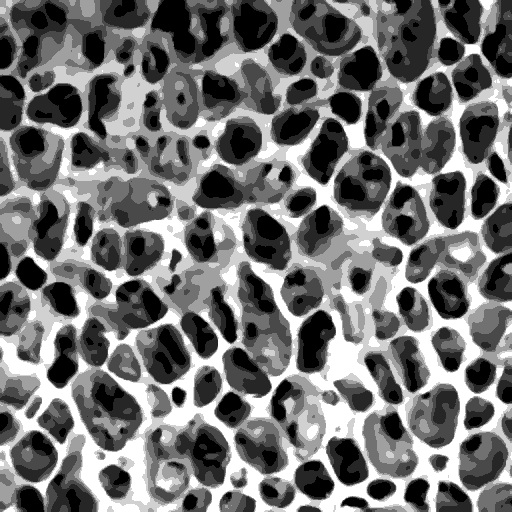
#> input picture active/Alpha-1/sample.png, 512 x 512 px
$ python main.py
#> lines starting #> are read from the running program, lines starting #| are printed output that depends on the picture
### LSM/sensors.py
import numpy as np
from sklearn.preprocessing import minmax_scale
import cv2

class Utilities:
    def __init__(self) -> None:
        pass
    # [5 lines left out: function ConvertToWave, not called in this run]
class Vision:
    def __init__(self, n_channels: int = 1, resolution: int = 256, kernel_size: int = 3) -> None:
        self.n_channels = n_channels
        self.kernel_size = kernel_size
        self.n_kernels = int(pow(resolution, 2) / pow(kernel_size, 2))
        #print(self.n_kernels)
        #raise
        self.resolution = (resolution, resolution)
        pass

    def Load(self, path):
        if self.n_channels == 1:
            grayscale_image = cv2.imread(path, cv2.IMREAD_GRAYSCALE)
            grayscale_image = cv2.resize(grayscale_image, (self.resolution))
            grayscale_image = np.float64(grayscale_image)
            return grayscale_image
        elif self.n_channels == 3:
            rgb_image = cv2.imread(path, cv2.IMREAD_COLOR)
            rgb_image = cv2.resize(rgb_image, self.resolution)
            return rgb_image

    # [5 lines left out: function KernelHandler, not called in this run]

    def ConvertToCurrent(self, image):
        image *= 255 / np.max(image)
        if self.n_channels == 1:
            image_as_current = minmax_scale(image, feature_range=(-75,-55))
        elif self.n_channels == 3:
            image_as_current = minmax_scale(image, feature_range=(-75,-55))
        return image_as_current

    def ToVector(self, image: np.ndarray):
        return image.flatten()


import pyaudio
import struct
class Audio:
    # [34 lines left out: functions __init__, ExtractFrequencyBands, not called in this run]

    def shutdown(self):
        self.stream.close()

### active/Alpha-1/main.py
import numpy as np
from tqdm import tqdm
import random
import os
import multiprocessing
import sensors
import pandas as pd
from time import process_time
class LIF:
    def __init__(self, neuron_id: str, lif_init: str = "default", trim_lim: int = 10, verbose_log: bool = False) -> None:
        self.neuron_id = neuron_id

        # Define simulation parameters
        if lif_init == "default":
            self.tau_m = np.float16(1.5)  # Membrane time constant
            self.V_reset = np.float16(-75.0)  # Reset voltage
            self.V_threshold = np.float16(-55.0)  # Spike threshold
        elif lif_init == "random":
            self.tau_m = np.float16(random.uniform(0.000001, 0.999999))  # Membrane time constant
            self.V_reset = np.float16(random.uniform(-80.0, -70.0))  # Reset voltage
            self.V_threshold = np.float16(random.uniform(-55.0, -20.0))  # Spike threshold

        self.V = list()
        self.spike_log = list()
        self.spike_bool = False
        self.trim_lim = trim_lim

        self.verbose_log = verbose_log
        self.full_spike_log = list()

        self.full_debug = []
        self.full_debug.append("INIT")

    # Define a function to update the LIF neuron's state
    def update(self, current_input: np.float16 = np.float16(0)):
        if len(self.spike_log) >= self.trim_lim:
            self.full_debug.append("TRIM: called!")
            del self.spike_log[0]

        # If the voltage log is empty, assume it is at 0.0, then perform calculation
        if len(self.V) < 1:
            self.full_debug.append("\tDelta Op: V empty, calculated with zeros")
            delta_V = (current_input - self.V_reset) / self.tau_m
            self.V.append(self.V_reset + delta_V)
        else:
            self.full_debug.append("\tDelta Op: Normal Delta Calculation")
            delta_V = (current_input - self.V[-1]) / self.tau_m
            self.V.append(self.V[-1] + delta_V)

        if self.V[-1] >= self.V_threshold:
            self.full_debug.append("\tThresh: Spike detected, setting to reset V")
            self.V[-1] = self.V_reset
            self.spike_log.append(self.V_threshold)
            self.spike_bool = True
            if self.verbose_log:
                self.full_spike_log.append(1)
        else:
            self.full_debug.append("\tThresh: No spike detected, continuing as usual")
            self.spike_log.append(self.V_threshold)
            self.spike_bool = False
            if self.verbose_log:
                self.full_spike_log.append(0)
        self.full_debug.append(f"V: {self.V[-1]}")

class WeightMatrix:
    def __init__(self, neuron_keys: int, w_init: str = "default"):
        self.neuron_keys = neuron_keys
        self.n_neurons = len(neuron_keys)
        if w_init == "default":
            self.matrix = np.zeros(shape=(self.n_neurons, self.n_neurons))+np.float16(0.5)
        elif w_init == "random":
            self.matrix = np.random.rand(self.n_neurons, self.n_neurons)
        else:
            e = "\n\n\tWeight init only takes 'zeros' or 'random'!\n\tDefault is zero.\n"
            raise Exception(e)
        self.matrix = pd.DataFrame(self.matrix, columns=neuron_keys, index=neuron_keys)
    def PrintMatrix(self):
        print(self.matrix)
        print(self.matrix.shape)

class Network:
    def __init__(self,
                 n_neurons: int,
                 audio_input: bool,
                 image_input: bool,
                 lif_init: str = "default",
                 w_init: str = "default",
                 hist_lim: int = 10,
                 verbose_logging:bool = False) -> None:

        self.stdp_lr = 0.01
        self.hebbian_lr = 0.01

        self.n_neurons = n_neurons
        self.LIFNeurons = dict()
        self.audio_input = audio_input
        self.image_input = image_input

        self.w_init = w_init
        self.weight_log = []

        self.signal_cache = dict()
        self.clear_signal_cache = False

        self.hist_lim = hist_lim
        self.lif_init = lif_init

        self.verbose_logging = verbose_logging

        self.step_debug_log = []

    def InitNetwork(self):
        if self.audio_input:
            self.audio_sensor = sensors.Audio(n_bands=32)
            n_audio_inputs = self.audio_sensor.n_bands
            for i in range(n_audio_inputs):
                self.LIFNeurons[f"Audio {i}"] = LIF(
                    i, trim_lim=self.hist_lim, lif_init = self.lif_init,
                    verbose_log=self.verbose_logging)

            for i in range(self.n_neurons):
                self.LIFNeurons[str(i)] = LIF(
                    i, trim_lim=self.hist_lim, lif_init = self.lif_init,
                    verbose_log=self.verbose_logging)
            self.n_neurons += n_audio_inputs

        elif self.image_input:
            self.image_sensor = sensors.Vision(
                n_channels=1, resolution = 256, kernel_size = 16)

            for i in range(self.image_sensor.n_kernels):
                self.LIFNeurons[f"Pixel {i}"] = LIF(
                    i, trim_lim=self.hist_lim, lif_init = self.lif_init,
                    verbose_log=self.verbose_logging)

            for i in range(self.n_neurons):
                self.LIFNeurons[str(i)] = LIF(
                    i, trim_lim=self.hist_lim, lif_init = self.lif_init,
                    verbose_log=self.verbose_logging)
            self.n_neurons += self.image_sensor.n_kernels

        self.neuron_keys = list(self.LIFNeurons.keys())

        self.weightsclass = WeightMatrix(self.neuron_keys, self.w_init)
        self.weightsclass.PrintMatrix()
        self.weight_matrix = self.weightsclass.matrix

    # [4 lines left out: function Decay, not called in this run]

    def Hebbian(self, n1: str, n2: str):
        latest_pre_synaptic_spikes = self.LIFNeurons[n1].spike_log
        latest_post_synaptic_spikes = self.LIFNeurons[n2].spike_log

        correlation_term = np.dot(latest_pre_synaptic_spikes, latest_post_synaptic_spikes)
        new_weight = self.weight_matrix[n1][n2] + np.dot(self.hebbian_lr, correlation_term)
        if new_weight <= 0.3:
            self.Decay(n1, n2, factor=self.hebbian_lr)
        else:
            self.weight_matrix[n1][n2] += new_weight

    def PrepSignals(self, fired_list:list):
        # Attemp signal propagation on every step
        # If there were no fired neurons, skip.
        cache_dict = dict()
        for fired_k in fired_list:
            for other_k in self.neuron_keys:
                if fired_k != other_k:
                    weight = self.weight_matrix[fired_k][other_k]
                    signal = self.LIFNeurons[fired_k].V_threshold
                    cache_dict[str(other_k)] = (signal*weight)

        return cache_dict

    def step(self, input_current = np.float16(0.0000), input_neuron:str = "0", fired_input_keys = []):
        if self.verbose_logging:
            self.step_debug_log.append("\n\nStep [START]")

        if input_current != np.float16(0.0000):
            if self.verbose_logging:
                self.step_debug_log.append("\tInput Current Detected!")
            input_current = input_current / np.pi
        else:
            if self.verbose_logging:
                self.step_debug_log.append("\tNo Input\n")

        fired_neuron_keys = fired_input_keys
        signal_keys = list(self.signal_cache.keys())
        if self.audio_input:
            signal_keys = [s_k for s_k in signal_keys if "Audio" not in s_k]
            filtered_keys = [n_k for n_k in self.neuron_keys if "Audio" not in n_k]
        if self.image_input:
            signal_keys = [s_k for s_k in signal_keys if "Pixel" not in s_k]
            filtered_keys = [n_k for n_k in self.neuron_keys if "Pixel" not in n_k]
        # We need to skip audio sensors as it is always ran first
        self.step_debug_log.append(f"\tAll Neuron Keys: {self.neuron_keys}")
        self.step_debug_log.append(f"\tBacklog Signal Keys: {signal_keys}\n")
        if len(signal_keys) > 0:
            self.step_debug_log.append(f"\tBacklogs detected!")
            self.step_debug_log.append(f"\tBacklog [START]")
            for receiver_neuron in signal_keys:
                r_k = receiver_neuron
                recieved_signal = self.signal_cache[str(r_k)]
                neu = self.LIFNeurons[r_k]
                if str(r_k) == str(input_neuron):
                    neu.update(input_current+recieved_signal)
                    if self.verbose_logging:
                        self.step_debug_log.append(f"\t\tUpdate: input neuron {r_k}")
                else:
                    if self.verbose_logging:
                        self.step_debug_log.append(f"\t\tUpdate: neuron {r_k}")
                    neu.update(np.float16(recieved_signal))

                if neu.spike_bool:
                    fired_neuron_keys.append(r_k)
                if self.verbose_logging:
                    self.step_debug_log.append(f"\t\t\tRemoved: {r_k} from {filtered_keys}")
                filtered_keys.remove(r_k)

        if self.verbose_logging:
            self.step_debug_log.append(f"\tBacklog [ENDED]")
            self.step_debug_log.append(f"\n\tNormal Step [START]")
        for k in filtered_keys:
            if self.verbose_logging:
                self.step_debug_log.append(f"")
            neu = self.LIFNeurons[k]
            if str(k) == str(input_neuron):
                if self.verbose_logging:
                    self.step_debug_log.append(f"\t\tUpdate: input neuron {k}")
                neu.update(input_current)
            else:
                if self.verbose_logging:
                    self.step_debug_log.append(f"\t\tUpdate: neuron {k}")
                neu.update(np.float16(0))

            if neu.spike_bool:
                fired_neuron_keys.append(k)

        if len(fired_neuron_keys) >= 1:
            if self.verbose_logging:
                self.step_debug_log.append(f"\n\tThese Neurons Fired: {fired_neuron_keys}")
            self.signal_cache = self.PrepSignals(fired_neuron_keys)
        else:
            if self.verbose_logging:
                self.step_debug_log.append(f"\t\tNO Neurons Fired: {fired_neuron_keys}")
        if self.verbose_logging:
            self.step_debug_log.append(f"\tNormal Step [ENDED]")
            self.step_debug_log.append(f"\n\tGLOBAL HEBBIAN WEIGHT OPT [START]")

        hebb_start = process_time()
        # Do Global Weight Update
        for k1 in self.neuron_keys:
            for k2 in self.neuron_keys:
                if k1 != k2:
                    self.Hebbian(k1, k2)
        hebb_end = process_time()
        if self.verbose_logging:
            self.step_debug_log.append(f"\tGLOBAL HEBBIAN WEIGHT OPT [ENDED]")
            self.step_debug_log.append(f"\t\tTOOK {hebb_end - hebb_start}")
            self.step_debug_log.append(f"\n\tWeight Normalization [START]")

        norm_start = process_time()
        # Normalize the weights to prevent uncontrolled growth
        self.weight_matrix /= np.max(np.abs(self.weight_matrix))
        # Scale the weights to keep it between 0.0 and 1.0
        self.weight_matrix = (self.weight_matrix-np.min(self.weight_matrix))/(np.max(self.weight_matrix)-np.min(self.weight_matrix))
        norm_end = process_time()
        if self.verbose_logging:
            self.step_debug_log.append(f"\tWeight Normalization [ENDED]")
            self.step_debug_log.append(f"\t\tTOOK {norm_end - norm_start}")

        # Copy weight matrix to a logger
        if self.verbose_logging:
            self.step_debug_log.append(f"\tWeight Logging [START]")
        self.weight_log.append(np.copy(self.weight_matrix.to_numpy()))
        if self.verbose_logging:
            self.step_debug_log.append(f"\tWeight Logging [ENDED]")

        # NOTE: WARNING START
        #
        # NOTE: When running on long periods of time!
        # NOTE: spawn a separate process to write the logs!
        #
        # NOTE: WARNING END
        del fired_neuron_keys
        del filtered_keys
        if self.verbose_logging:
            self.step_debug_log.append(f"Step [END]")

    # [20 lines left out: functions step_audio, RunAudio, not called in this run]

    def step_vision(self, current_vector: list):
        fired_cache = []
        for input_id in range(self.image_sensor.n_kernels):
            pixel_index = input_id
            pixel = current_vector[pixel_index]

            input_id = str(input_id)
            neu = self.LIFNeurons[f"Pixel {input_id}"]
            neu.update(pixel)
            if neu.spike_bool:
                fired_cache.append(f"Pixel {input_id}")
        return fired_cache

    def RunVision(self, ticks):
        image = self.image_sensor.Load("./sample.png")
#> in Load, grayscale_image is the input picture: shape (512, 512); min 0, max 255, mean 113.9
#> in Load, `grayscale_image = cv2.resize(grayscale_image, (self.resolution))`:
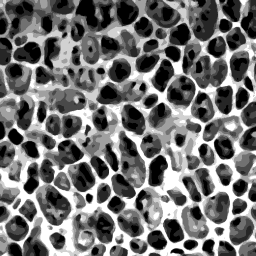
#> grayscale_image: shape (256, 256); min 0, max 255, mean 114
        current_data = self.image_sensor.ConvertToCurrent(image)
        current_vector = self.image_sensor.ToVector(current_data)
        for i in tqdm(range(ticks)):
            #print("VISION STEP START")
            fired_cache = snn.step_vision(current_vector)
            #print("VISION STEP ENDED")
            input_data = np.float16(-55.0)
            #print("NORMAL STEP START")
            snn.step(input_current = input_data, input_neuron= "",
                     fired_input_keys=fired_cache)
            #print("NORMAL STEP ENDED")

    # [31 lines left out: functions SaveWeightTables, SaveNeuronPotentials, SaveNeuronSpikes, not called in this run]


if __name__ == "__main__":
    snn = Network(
        n_neurons = 16,
        lif_init = "default",
        w_init="random",
        hist_lim=17,
        verbose_logging = True,
        audio_input=False,
        image_input=True)
    snn.InitNetwork()
    print(snn.neuron_keys)
    snn.RunVision(1)
    #snn.SaveWeightTables()
    #snn.SaveNeuronSpikes()
    #snn.SaveNeuronPotentials()
    # Dump cols and rows
    with open("ids.txt", "w") as outfile:
        outfile.write(",".join(snn.neuron_keys))
    for debug_msg in snn.step_debug_log:
        print(debug_msg)
#> this loop made 49 passes
#> debug_msg on passes 7, 9, 11, 13, 15, 17, 19, 21, 23, 25, 27, 29: '', '', '', '', '', '', '', '', '', '', '', ''
#> (printed output is left out)
